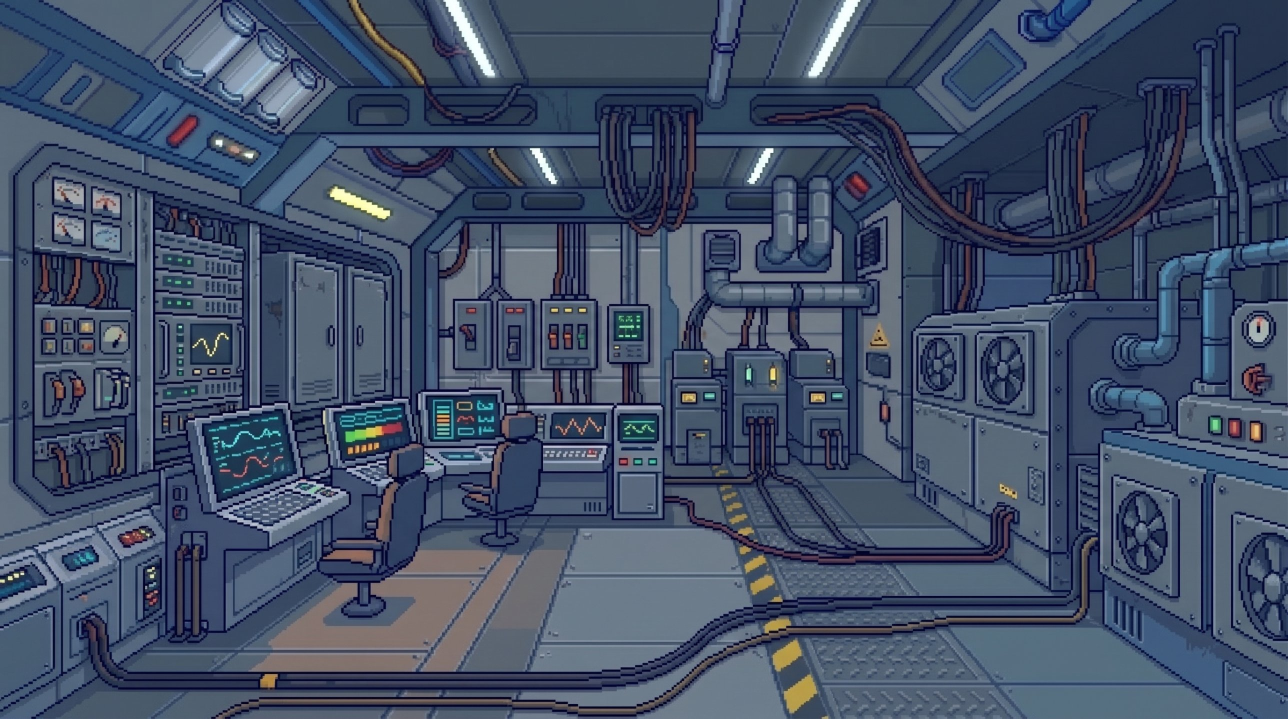
#> input picture tools/data/interiores/paneles_solares/control_de_energia.jpg, 2576 x 1437 px (shown at 1/2 size)
$ python build_power_room.py data/interiores/paneles_solares/control_de_energia.jpg
#> lines starting #> are read from the running program, lines starting #| are printed output that depends on the picture; after the words box and inside, x2 and y2 are one past the last pixel; in counts of white or black regions, pixels touching at a corner belong together
"""Sala eléctrica (POWER ROOM) del edificio de paneles solares (assets del equipo, generados con Gemini).

Fuentes (tools/data/interiores/paneles_solares/):
  control_de_energia.jpg     fondo de la sala (2576x1437)
  pastillas.jpg              interruptor encendido (izquierda) y apagado (derecha) sobre fondo gris
  pastillas_background.jpg   placa metálica donde van los interruptores
  info_de_pastilla.jpg       monitor pequeño con el estado de los sistemas
Genera (assets/interiores/paneles_solares/sala_electrica/):
  power_room.png      fondo a 1280x720 (recorte tipo "cover")
  breaker_on.png / breaker_off.png / breaker_plate.png / monitor.png   con fondo transparente
  power_room.json     zona de los interruptores en la pared (px de 1280x720)

Uso:  python tools/build_power_room.py [--preview]
"""
import json
import sys
from pathlib import Path

import numpy as np
from PIL import Image, ImageDraw

ROOT = Path(__file__).resolve().parent.parent
SRC = ROOT / "tools/data/interiores/paneles_solares"
OUT = ROOT / "assets/interiores/paneles_solares/sala_electrica"
W, H = 1280, 720

# Zona de los interruptores en la pared del fondo (px de control_de_energia.jpg)
BREAKER_WALL = [895, 585, 1315, 745]
# Tamaños finales (px de pantalla)
BREAKER_SIZE = (96, 0)       # alto proporcional
PLATE_SIZE = (900, 0)
MONITOR_SIZE = (360, 0)


def cover(im):
    s = max(W / im.width, H / im.height)
#> s = 0.501
    nw, nh = round(im.width * s), round(im.height * s)
#> nw = 1291; nh = 720
    ox, oy = (nw - W) / 2, (nh - H) / 2
#> ox = 5.5; oy = 0
    out = im.resize((nw, nh), Image.LANCZOS).crop((round(ox), round(oy), round(ox) + W, round(oy) + H))
    return out, s, ox, oy


def cutout(im, x0=0, x1=None, tolerance=25, border=6):
    """Recorta el objeto de una imagen con fondo gris liso y deja el fondo transparente
    (solo el gris conectado al borde, así no se borran grises dentro del dibujo)."""
    rgb = np.asarray(im.convert("RGB")).astype(int)
    x1 = x1 or rgb.shape[1]
    rgb = rgb[:, x0:x1]
    bg = np.median(rgb[:10, :10].reshape(-1, 3), 0)
    obj = np.abs(rgb - bg).sum(2) > tolerance
    obj[:border] = obj[-border:] = False
    obj[:, :border] = obj[:, -border:] = False
    ys, xs = np.nonzero(obj)
    y0, y1, xa, xb = ys.min(), ys.max() + 1, xs.min(), xs.max() + 1
    rgba = Image.fromarray(rgb[y0:y1, xa:xb].astype(np.uint8)).convert("RGBA")
    # fondo = gris conectado a los bordes del recorte
    seed = ImageDraw.floodfill
    for p in [(0, 0), (rgba.width - 1, 0), (0, rgba.height - 1), (rgba.width - 1, rgba.height - 1)]:
        seed(rgba, p, (0, 0, 0, 0), thresh=tolerance)
    return rgba


def fit(im, size):
    w = size[0]
    return im.resize((w, round(im.height * w / im.width)), Image.LANCZOS)


def main():
    OUT.mkdir(parents=True, exist_ok=True)
    bg, s, ox, oy = cover(Image.open(SRC / "control_de_energia.jpg").convert("RGB"))
#> s = 0.501; ox = 5.5; oy = 0
    bg.save(OUT / "power_room.png")
    r = BREAKER_WALL
    wall = [round(r[0] * s - ox), round(r[1] * s - oy), round(r[2] * s - ox), round(r[3] * s - oy)]
#> wall = [443, 293, 653, 373]

    sheet = Image.open(SRC / "pastillas.jpg")
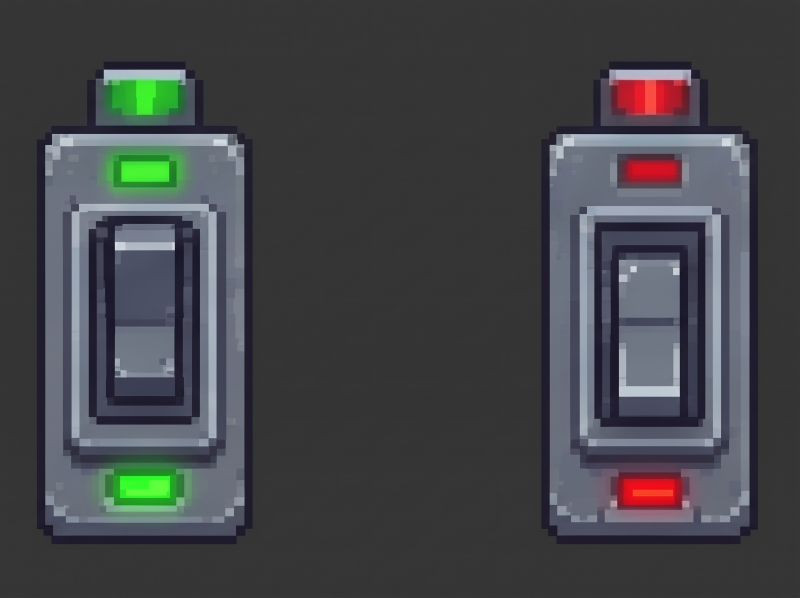
#> input picture tools/data/interiores/paneles_solares/pastillas.jpg, 2400 x 1792 px (shown at 1/3 size)
#> sheet is the input picture: PIL image 2400x1792 RGB; mean R, G, B 68, 70, 73
    half = sheet.width // 2
#> half = 1200
    fit(cutout(sheet, 0, half), BREAKER_SIZE).save(OUT / "breaker_on.png")
#> in cutout, `bg = np.median(rgb[:10, :10].reshape(-1, 3), 0)`: bg = [54, 55, 54]
#> in cutout, `obj = np.abs(rgb - bg).sum(2) > tolerance`:
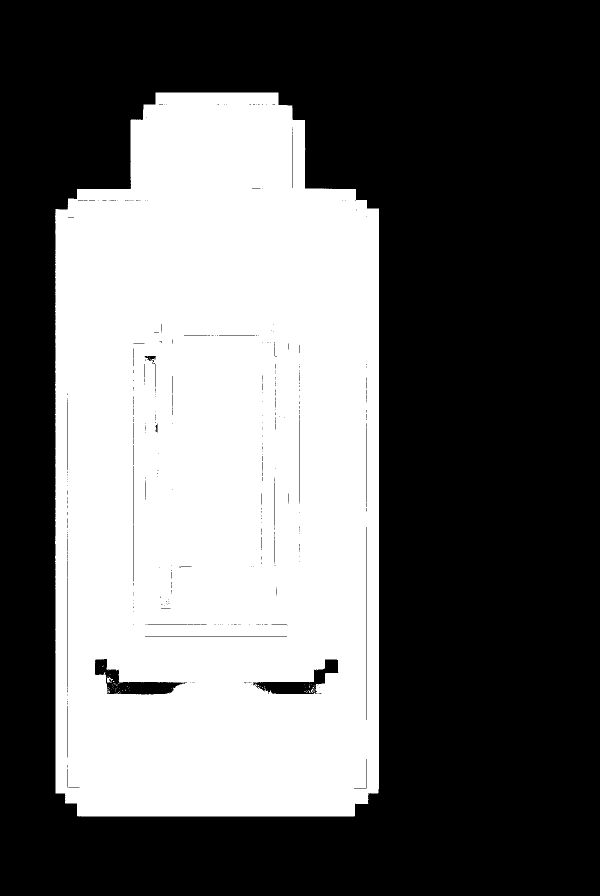
#> obj: shape (1792, 1200) bool (shown at 1/2 size); 39.9% white; 73 white regions (70 under 20 px), largest, box (x1, y1, x2, y2) and area: (110, 185, 758, 1633) 856945, (214, 1354, 226, 1365) 74, (613, 1377, 630, 1386) 44
#> in cutout, `y0, y1, xa, xb = ys.min(), ys.max() + 1, xs.min(), xs.max() + 1`: y0 = 185; y1 = 1633; xa = 110; xb = 758
#> after the loop in cutout, `for p in [(0, 0), (rgba.width - 1, 0), (0, rgba.height - 1), (rgba.wid..`:
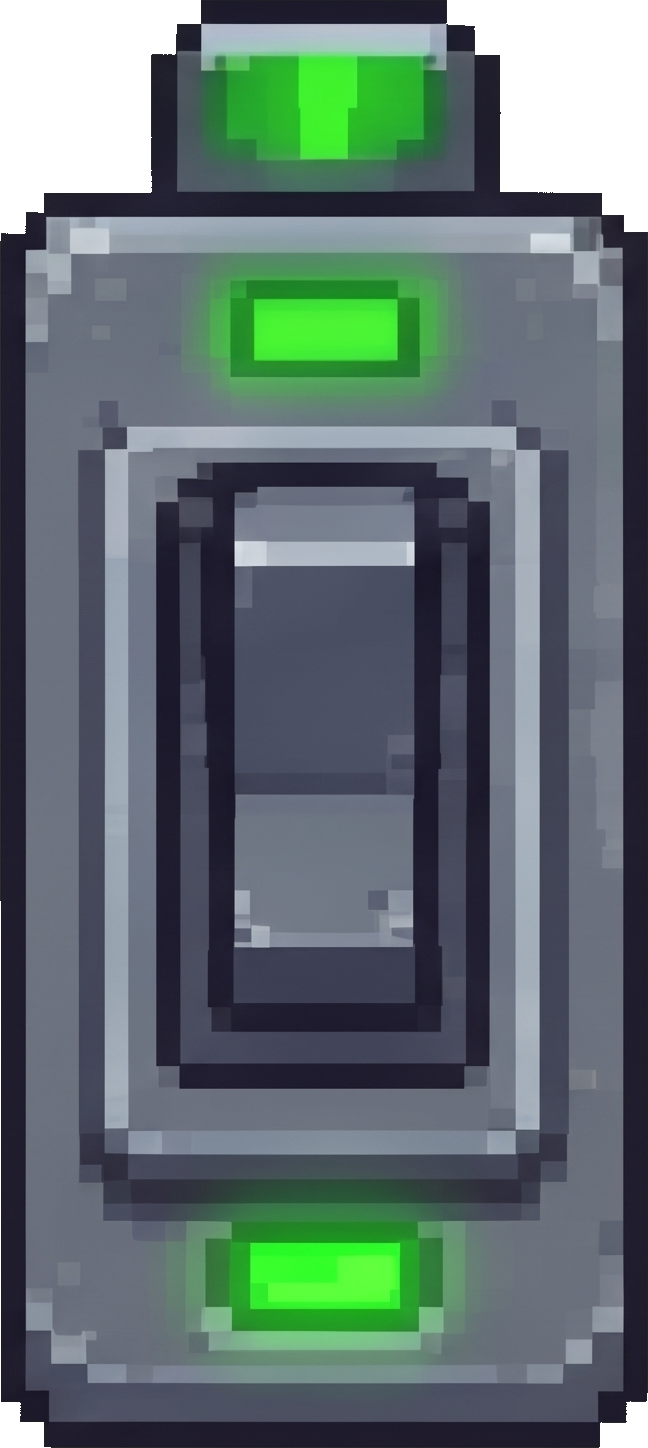
#> rgba: PIL image 648x1448 RGBA; mean R, G, B, A 77.7, 94.1, 93.8, 236.4; transparent parts drawn white
#> in fit, `w = size[0]`: w = 96
    fit(cutout(sheet, half), BREAKER_SIZE).save(OUT / "breaker_off.png")
#> in cutout (call 2), `obj = np.abs(rgb - bg).sum(2) > tolerance`: obj: shape (1792, 1200) bool; 39.9% white; 89 white regions (87 under 20 px), largest, box (x1, y1, x2, y2) and area: (424, 185, 1074, 1633) 857791, (567, 1374, 577, 1386) 37
    fit(cutout(Image.open(SRC / "pastillas_background.jpg")), PLATE_SIZE).save(OUT / "breaker_plate.png")
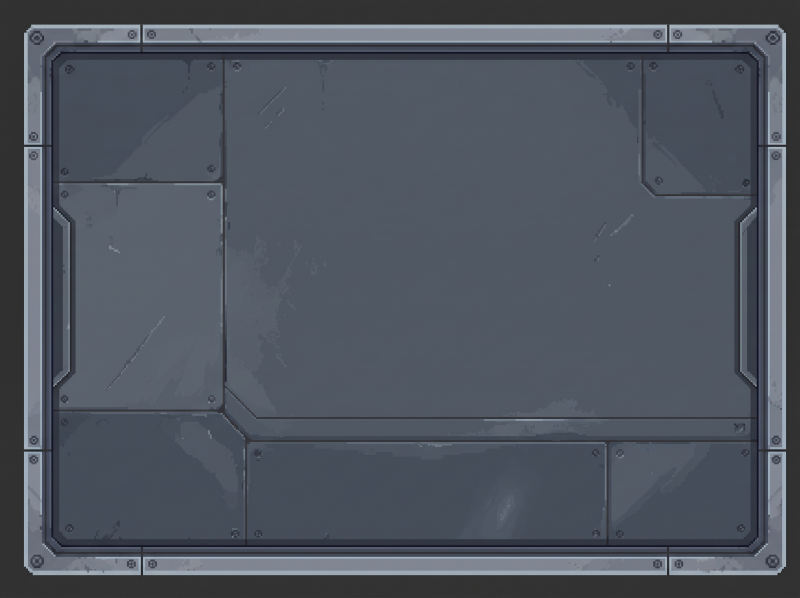
#> input picture tools/data/interiores/paneles_solares/pastillas_background.jpg, 2400 x 1792 px (shown at 1/3 size)
#> in cutout (call 3), `obj = np.abs(rgb - bg).sum(2) > tolerance`: obj: shape (1792, 2400) bool; 84.1% white; 1066 black regions (960 under 20 px), largest, box (x1, y1, x2, y2) and area: (0, 0, 2400, 1792) 560586, (160, 161, 2265, 570) 39693, (167, 1338, 1820, 1636) 28632
    fit(cutout(Image.open(SRC / "info_de_pastilla.jpg"), border=2), MONITOR_SIZE).save(OUT / "monitor.png")
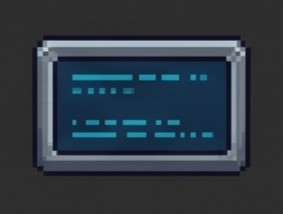
#> input picture tools/data/interiores/paneles_solares/info_de_pastilla.jpg, 283 x 214 px
#> call 4 of cutout, with x0 = 0, tolerance = 25, border = 2
#> in cutout (call 4), `bg = np.median(rgb[:10, :10].reshape(-1, 3), 0)`: bg = [45, 45, 45]
#> in cutout (call 4), `obj = np.abs(rgb - bg).sum(2) > tolerance`:
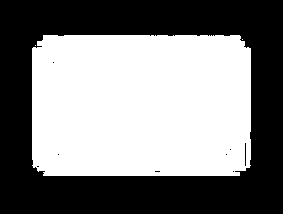
#> obj: shape (214, 283) bool; 50.3% white; 9 black regions (7 under 20 px), largest, box (x1, y1, x2, y2) and area: (0, 0, 283, 214) 30082, (245, 143, 246, 166) 23
#> in cutout (call 4), `y0, y1, xa, xb = ys.min(), ys.max() + 1, xs.min(), xs.max() + 1`: y0 = 35; y1 = 176; xa = 32; xb = 251
#> call 4 of fit, with size = (360, 0)
#> in fit (call 4), `w = size[0]`: w = 360
#> in fit (call 4), `return im.resize((w, round(im.height * w / im.width)), Image.LANCZOS)`:
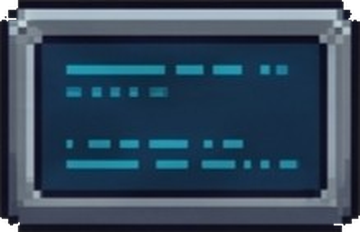
#> returned value: PIL image 360x232 RGBA; mean R, G, B, A 48.2, 68.8, 88.3, 252.1; transparent parts drawn white

    (OUT / "power_room.json").write_text(json.dumps({"breaker_wall": wall}, indent=1), encoding="utf-8")
    if "--preview" in sys.argv:
        prev = ROOT.parent / "_previews"
        prev.mkdir(exist_ok=True)
        d = ImageDraw.Draw(bg)
        d.rectangle(wall, outline=(234, 254, 7), width=4)
        bg.save(prev / "power_room_preview.png")
    print("ok ->", OUT, "zona de interruptores", wall)
#| ok -> assets/interiores/paneles_solares/sala_electrica zona de interruptores [443, 293, 653, 373]


if __name__ == "__main__":
    main()
